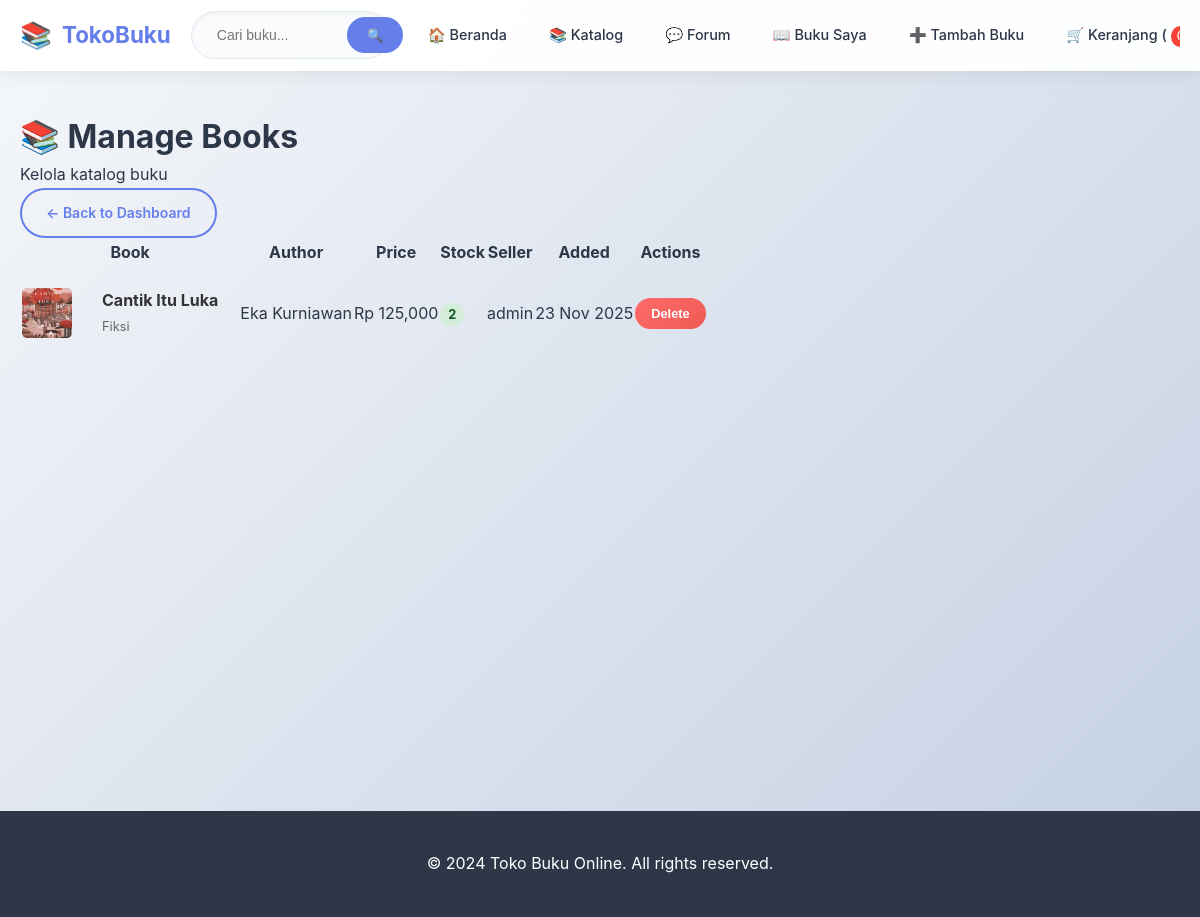
/admin/books (signed in), run on the app's committed database.
### bookstore/app.py (models this page shows)
class Book(db.Model):
    id = db.Column(db.Integer, primary_key=True)
    title = db.Column(db.String(200), nullable=False)
    author = db.Column(db.String(100), nullable=False)
    description = db.Column(db.Text)
    price = db.Column(db.Float, nullable=False)
    stock = db.Column(db.Integer, default=0)
    image = db.Column(db.String(200))
    created_at = db.Column(db.DateTime, default=datetime.utcnow)
    user_id = db.Column(db.Integer, db.ForeignKey('user.id'), nullable=False)
    category_id = db.Column(db.Integer, db.ForeignKey('category.id'), nullable=False)
    seller = db.relationship('User', backref='books')
    category = db.relationship('Category', backref='books')
    cart_items = db.relationship('CartItem', backref='book', lazy=True, cascade='all, delete-orphan')
    order_items = db.relationship('OrderItem', backref='book', lazy=True, cascade='all, delete-orphan')
    wishlisted_by = db.relationship('Wishlist', backref='book', lazy=True, cascade='all, delete-orphan')

class Category(db.Model):
    id = db.Column(db.Integer, primary_key=True)
    name = db.Column(db.String(100), nullable=False)
    description = db.Column(db.Text)

class User(db.Model):
    id = db.Column(db.Integer, primary_key=True)
    username = db.Column(db.String(80), unique=True, nullable=False)
    email = db.Column(db.String(120), unique=True, nullable=False)
    password = db.Column(db.String(200), nullable=False)
    created_at = db.Column(db.DateTime, default=datetime.utcnow)
    is_admin = db.Column(db.Boolean, default=False)

### bookstore/app.py (the view)
@app.route('/admin/books')
def admin_books():
    if 'user_id' not in session or not session.get('is_admin'):
        flash('Akses ditolak! Hanya admin yang bisa mengakses.', 'error')
        return redirect(url_for('index'))
    books = Book.query.order_by(Book.created_at.desc()).all()
    return render_template('admin/books.html', books=books)

### bookstore/templates/admin/books.html (shortened to what this page needs)
{% extends "base.html" %}
{% block content %}
<div class="container">
    <div class="admin-page">
        <div class="admin-header">
            <h1>📚 Manage Books</h1>
            <p>Kelola katalog buku</p>
            <a href="{{ url_for('admin_dashboard') }}" class="btn btn-outline">← Back to Dashboard</a>
        </div>
        <div class="admin-content">
            <div class="table-container">
                <table class="admin-table">
                    <thead>
                        <tr>
                            <th>Book</th>
                            <th>Author</th>
                            <th>Price</th>
                            <th>Stock</th>
                            <th>Seller</th>
                            <th>Added</th>
                            <th>Actions</th>
                        </tr>
                    </thead>
                    <tbody>
                        {% for book in books %}
                        <tr>
                            <td>
                                <div class="book-cell">
                                    {% if book.image %}
                                    <img src="{{ url_for('static', filename='uploads/' + book.image) }}"
                                         alt="{{ book.title }}" class="book-thumb">
                                    {% else %}
                                    <div class="book-thumb placeholder">📖</div>
                                    {% endif %}
                                    <div class="book-info">
                                        <strong>{{ book.title }}</strong>
                                        <span>{{ book.category.name }}</span>
                                    </div>
                                </div>
                            </td>
                            <td>{{ book.author }}</td>
                            <td>Rp {{ "{:,.0f}".format(book.price) }}</td>
                            <td>
                                <span class="stock-badge {% if book.stock > 0 %}in-stock{% else %}out-of-stock{% endif %}">
                                    {{ book.stock }}
                                </span>
                            </td>
                            <td>{{ book.seller.username }}</td>
                            <td>{{ book.created_at.strftime('%d %b %Y') }}</td>
                            <td>
                                <form method="POST" action="{{ url_for('admin_delete_book', book_id=book.id) }}"
                                      onsubmit="return confirm('Hapus buku ini?')" style="display: inline;">
                                    <button type="submit" class="btn btn-danger btn-sm">Delete</button>
                                </form>
                            </td>
                        </tr>
                        {% endfor %}
                    </tbody>
                </table>
            </div>
        </div>
    </div>
</div>
{% endblock %}

### bookstore/static/css/style.css (style rules this page uses)
:root { --primary: #667eea; --primary-light: #8a9ef5; --primary-dark: #5a6fd8; --secondary: #764ba2; --accent: #f093fb; --success: #4CAF50; --warning: #FF9800; --error: #f44336; --text: #2d3748; --text-light: #718096; --bg: #f7fafc; --bg-card: #ffffff; --border: #e2e8f0; --shadow: 0 4px 6px -1px rgba(0, 0, 0, 0.1), 0 2px 4px -1px rgba(0, 0, 0, 0.06); --shadow-hover: 0 10px 15px -3px rgba(0, 0, 0, 0.1), 0 4px 6px -2px rgba(0, 0, 0, 0.05); }
* { margin: 0; padding: 0; box-sizing: border-box; }
body { font-family: 'Inter', 'Segoe UI', system-ui, -apple-system, sans-serif; line-height: 1.6; color: var(--text); background: linear-gradient(135deg, #f5f7fa 0%, #c3cfe2 100%); min-height: 100vh; }
.btn { display: inline-flex; align-items: center; justify-content: center; gap: 8px; padding: 12px 24px; border: none; border-radius: 25px; text-decoration: none; font-weight: 600; cursor: pointer; transition: all 0.3s ease; font-size: 14px; position: relative; overflow: hidden; }
.btn::before { content: ''; position: absolute; top: 0; left: -100%; width: 100%; height: 100%; background: linear-gradient(90deg, transparent, rgba(255,255,255,0.2), transparent); transition: left 0.5s; }
.btn-outline { background: transparent; color: var(--primary); border: 2px solid var(--primary); }
.btn-danger { background: linear-gradient(135deg, #ff6b6b 0%, #ee5a52 100%); color: white; }
.btn-sm { padding: 8px 16px; font-size: 0.8rem; }
.container { max-width: 1200px; margin: 0 auto; padding: 0 20px; }
.book-info { padding: 20px; }

### bookstore/templates/admin/books.html (style rules this page uses)
.book-cell { display: flex; align-items: center; gap: 10px; }
.book-thumb { width: 50px; height: 50px; object-fit: cover; border-radius: 5px; }
.book-info strong { display: block; color: #333; }
.book-info span { font-size: 0.8rem; color: #666; }
.stock-badge { padding: 4px 8px; border-radius: 10px; font-size: 0.8rem; font-weight: bold; }
.stock-badge.in-stock { background: #d4edda; color: #155724; }

### data on the page
Book: image (picture), title "Cantik Itu Luka", category.name "Fiksi", author "Eka Kurniawan", price "125,000", stock "2", seller.username "admin", created_at "23 Nov 2025"
